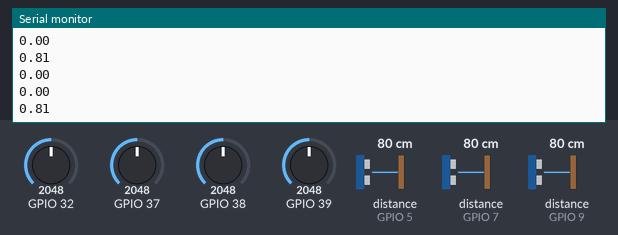
A sketch run on a simulated ESP32. Parts: the last lines printed to the serial monitor. Inputs (shaded band) come from the test bench; at power-on: distance to the obstacle (sensors on GPIO 5, GPIO 7, GPIO 9) 80 cm, GPIO 32 = 2048, GPIO 37 = 2048, GPIO 38 = 2048, GPIO 39 = 2048.

Above: at 2.0 s.
2.1 s: distance to the obstacle (sensor on GPIO 5) set to 35 cm
3.8 s: distance to the obstacle (sensor on GPIO 7) set to 60 cm
5.5 s: distance to the obstacle (sensor on GPIO 9) set to 120 cm
At 7.0 s:
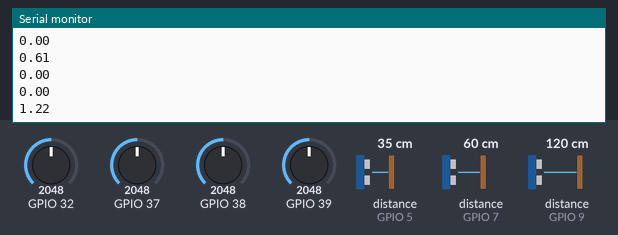
7.2 s: GPIO 32 set to 122
At 8.7 s:
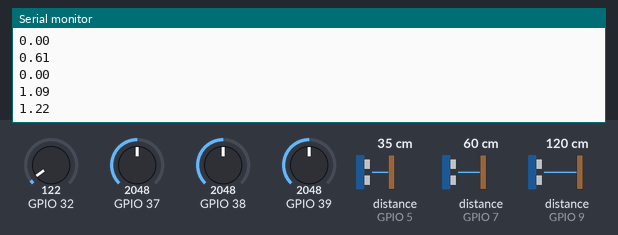
8.9 s: GPIO 32 set to 190
At 10.1 s:
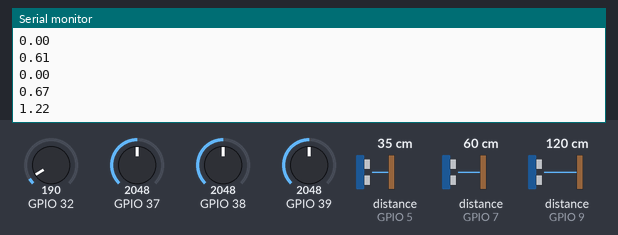
Timing chart, 0 to 11.6 s (numbered marks = the images above; inputs shaded):
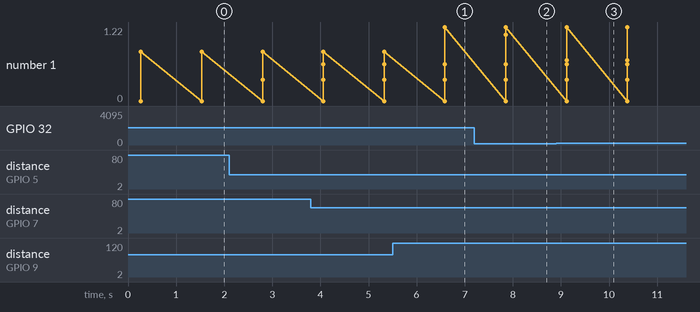

Measured:
- after the input at 5.5 s, the serial monitor: prints a new line after 1.1 s (image 1)
- after the input at 7.2 s, the serial monitor: prints a new line after 0.65 s (image 2)
- after the input at 8.9 s, the serial monitor: prints a new line after 0.22 s (image 3)
- plotted number 1: 0.81 → 1.22 after the input at 5.5 s

The sketch:

perceptionArduino.ino
```cpp
/*
codigo exemplo para a aquisição e tratamento dos valores dos sensores do RMP 200
4 SharpIR GP2Y0A02YK0F
3 HC-SR04
Publica os resultados numa ROS node

--> disposição dos sensores:
     s5
   IR4        IR3

IR1          IR2
s1           s2

*/

//#include <ros.h>
#include <NewPing.h>
//#include <RMPISR/sensors.h>
#include <math.h>
#include <string.h>
/*
ros::NodeHandle nh;
RMPISR::sensors values;
ros::Publisher p("sensorArray", &values);
*/
// definição das portas
#define IR_NUM 4
#define IR1 A1
#define IR2 A2
#define IR3 A3
#define IR4 A4
#define SONAR_NUM 3
#define MAX_DISTANCE 150 // Maximum distance (in cm) to ping.
#define timeDelay 50
char receivedChar;
char buf[80];
float values[7];
float vlr;
float vlr2;

float getIRDistance(int _sensorPin) {
  float v1 = analogRead(_sensorPin)* (5.0 / 1023.0);
  //Serial.println(v1);
  float d = 61.8 * pow(v1, -1.1);
  //Serial.println(d);
  return d*0.01;
}

void recvOneChar() {
 if (Serial.available() > 0) {
  receivedChar = Serial.read();
 }
}


//array para os sonares
NewPing sonar[SONAR_NUM] = {
  NewPing(4, 5, MAX_DISTANCE), //Left
  NewPing(6, 7, MAX_DISTANCE), //Right
  NewPing(8, 9, MAX_DISTANCE)  //Center
};


void setup(){
  pinMode(A1,INPUT);
  pinMode(A2,INPUT);
  pinMode(A3,INPUT);
  pinMode(A4,INPUT);
  /*
  nh.getHardware()->setBaud(115200);
  nh.initNode();
  nh.advertise(p);
  */
  Serial.begin(115200);

}


void loop(){

  values[0] = getIRDistance(IR1);
  values[1] = sonar[0].ping_cm()*0.01;
  delay(timeDelay);
  values[2] = getIRDistance(IR2);
  values[3] = sonar[1].ping_cm()*0.01;
  delay(timeDelay);
  values[4] = getIRDistance(IR3);
  delay(timeDelay);
  values[5] = getIRDistance(IR4);
  delay(timeDelay);
  values[6] = sonar[2].ping_cm()*0.01;
  delay(timeDelay);

  /*

  Serial.println("Before");
  Serial.println(values[0]);
  Serial.println(values[1]);
  Serial.println(values[2]);
  Serial.println(values[3]);
  Serial.println(values[4]);
  Serial.println(values[5]);
  Serial.println(values[6]);
  delay(1000);
  */

 //checking if measures are between the acceptable values
  for( int i = 0; i<=6; i++){
    if(values[i] < 0.20 || values[i] > 1.50) values[i] = 0;

  }

  Serial.println("hshake");
  Serial.println(values[0]);
  Serial.println(values[1]);
  Serial.println(values[2]);
  Serial.println(values[3]);
  Serial.println(values[4]);
  Serial.println(values[5]);
  Serial.println(values[6]);
  delay(1000);


/*
  Serial.println("hshake");
  Serial.println(getIRDistance(IR1));
  Serial.println( sonar[0].ping_cm()*0.01);
  delay(timeDelay);
  Serial.println( getIRDistance(IR2));
  Serial.println( sonar[1].ping_cm()*0.01);
  delay(timeDelay);
  Serial.println(getIRDistance(IR3));
  delay(timeDelay);
  Serial.println(getIRDistance(IR4));
  delay(timeDelay);
  Serial.println(sonar[2].ping_cm()*0.01);
  delay(timeDelay);
  delay(1000);
 */


// A INTRODUZIR NUMERO DO SENSOR
/*

  recvOneChar();

  if(receivedChar == '1'){
    vlr = getIRDistance(IR1);
    vlr2 = sonar[0].ping_cm();
    Serial.print("\nMeasure 1: IR= ");
    Serial.print( vlr );
    Serial.print("  HC= ");
    Serial.print( vlr2 );

    receivedChar = 'n';

  }

  else if(receivedChar == '2'){
     vlr = getIRDistance(IR2);
     vlr2 = sonar[1].ping_cm();
    delay(timeDelay);
    float a = sensor.getDistance();

    Serial.print("\nMeasure 2: IR= ");
    Serial.print( vlr );
    Serial.print( " other: ");
    Serial.print( a );
    Serial.print("   HC= ");
    Serial.print( vlr2);


    receivedChar = 'n';
  }

  else if(receivedChar == '3'){
     vlr = getIRDistance(IR3);
    Serial.print("\nMeasure 3: IR= ");
    Serial.print( vlr);

    receivedChar = 'n';
  }

  else if(receivedChar == '4'){
     vlr = getIRDistance(IR4);
     delay(timeDelay);
    float a = sensor.getDistance();
    Serial.print("\nMeasure 4: IR= ");
    Serial.print( vlr);
    Serial.print( " other: ");
    Serial.print( a );

    receivedChar = 'n';
  }

  else if(receivedChar == '5'){
     vlr = sonar[2].ping_cm();
    Serial.print("\nMeasure 5: HC= ");
    Serial.print( vlr);

    receivedChar = 'n';
  }

  else if(receivedChar == 't'){

    Serial.print("estou1");

    values[0] = getIRDistance(IR1);
    values[1] = sonar[0].ping_cm();
    delay(timeDelay);
    values[2] = getIRDistance(IR2);
    values[3] = sonar[1].ping_cm();
    delay(timeDelay);
    values[4] = getIRDistance(IR3);
    delay(timeDelay);
    values[5] = getIRDistance(IR4);
    delay(timeDelay);
    values[6] = sonar[2].ping_cm();
    delay(timeDelay);

    Serial.print("estou");


    for (int i = 0; i <= 5; i++){
      Serial.println( values[i]);
    }

    receivedChar = 'n';


  }
*/


}
```
